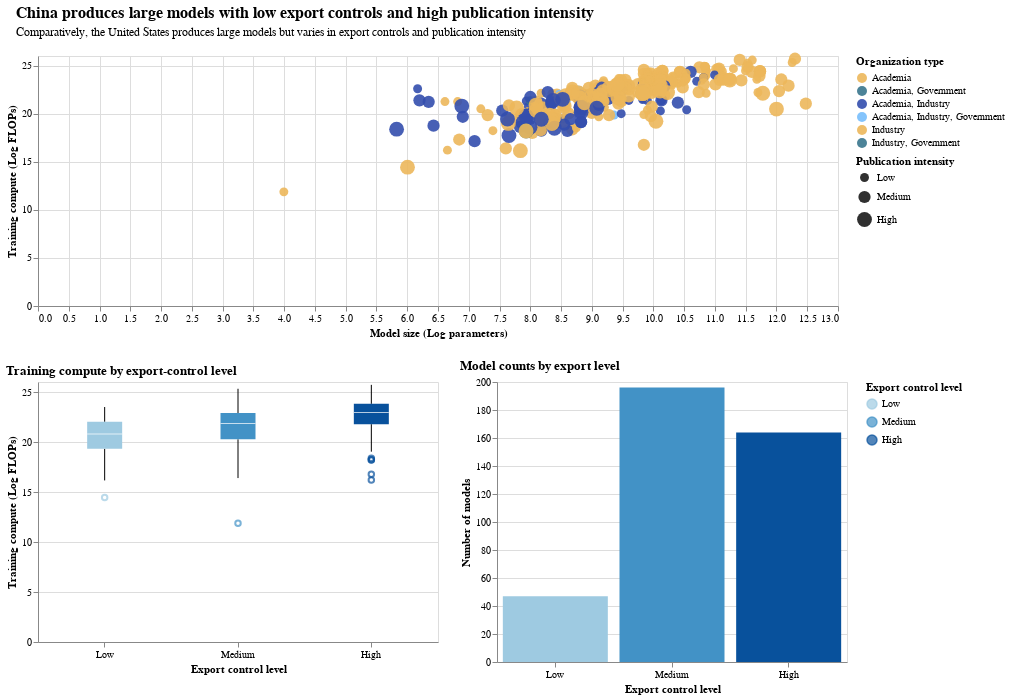

Describe this chart as a Vega-Lite specification.
### Vega-Lite specification from a JSON file in a GitHub repository (floating-point values rounded to 4 significant figures; data arrays with more than 128 entries replaced by an {"elided": "..."} marker saying what was removed)
{"config": {"view": {"continuousWidth": 300, "continuousHeight": 300}, "font": "Helvetica Neue"}, "vconcat": [{"mark": {"type": "circle"}, "encoding": {"color": {"field": "organization_categorization", "scale": {"range": ["#ECB75B", "#39758D", "#334EAD", "#77BEFC"]}, "title": "Organization type", "type": "nominal"}, "opacity": {"condition": [{"param": "param_3", "value": 0.9}], "value": 0.2}, "shape": {"field": "export_bin", "sort": ["Low", "Medium", "High"], "title": "Export control level", "type": "nominal"}, "size": {"field": "pub_bin", "scale": {"range": [80, 220]}, "sort": ["Low", "Medium", "High"], "title": "Publication intensity", "type": "nominal"}, "tooltip": [{"field": "model", "title": "Model", "type": "nominal"}, {"field": "country_first", "title": "Country", "type": "nominal"}, {"field": "organization_categorization", "title": "Org type", "type": "nominal"}, {"field": "year", "title": "Year", "type": "quantitative"}, {"field": "publication_count", "title": "Publication count", "type": "quantitative"}, {"field": "export_controls_sum", "title": "Export control score", "type": "quantitative"}, {"field": "parameters", "title": "Parameters", "type": "quantitative"}, {"field": "training_compute_(flop)", "title": "Training compute (FLOPs)", "type": "quantitative"}], "x": {"field": "log_params", "title": "Model size (Log parameters)", "type": "quantitative"}, "y": {"field": "log_compute", "title": "Training compute (Log FLOPs)", "type": "quantitative"}}, "height": 250, "name": "view_3", "transform": [{"filter": "(datum.country_first === country_param)"}], "width": 800}, {"hconcat": [{"layer": [{"mark": {"type": "boxplot", "size": 35}, "encoding": {"color": {"field": "export_bin", "scale": {"domain": ["Low", "Medium", "High"], "range": ["#9ECAE1", "#4292C6", "#08519C"]}, "sort": ["Low", "Medium", "High"], "title": "Export control level", "type": "nominal"}, "x": {"axis": {"labelAngle": 0}, "field": "export_bin", "scale": {"domain": ["Low", "Medium", "High"]}, "sort": ["Low", "Medium", "High"], "title": "Export control level", "type": "nominal"}, "y": {"field": "log_compute", "title": "Training compute (Log FLOPs)", "type": "quantitative"}}, "transform": [{"filter": "(datum.country_first === country_param)"}]}, {"mark": {"type": "circle", "opacity": 0, "size": 30}, "encoding": {"tooltip": [{"field": "model", "title": "Model", "type": "nominal"}, {"field": "organization_categorization", "title": "Organization", "type": "nominal"}, {"field": "publication_count", "title": "Publication count", "type": "quantitative"}, {"field": "export_controls_sum", "title": "Export control score", "type": "quantitative"}, {"field": "training_compute_(flop)", "title": "Training compute (FLOPs)", "type": "quantitative"}], "x": {"field": "export_bin", "sort": ["Low", "Medium", "High"], "type": "nominal"}, "y": {"field": "log_compute", "type": "quantitative"}}, "transform": [{"filter": "(datum.country_first === country_param)"}]}], "height": 260, "title": {"text": "Training compute by export-control level", "anchor": "start"}, "width": 400}, {"mark": {"type": "bar"}, "encoding": {"color": {"field": "export_bin", "scale": {"domain": ["Low", "Medium", "High"], "range": ["#9ECAE1", "#4292C6", "#08519C"]}, "type": "nominal"}, "tooltip": [{"field": "export_bin", "title": "Export level", "type": "nominal"}, {"aggregate": "count", "title": "Models in year", "type": "quantitative"}], "x": {"axis": {"labelAngle": 0}, "field": "export_bin", "sort": ["Low", "Medium", "High"], "title": "Export control level", "type": "nominal"}, "y": {"aggregate": "count", "title": "Number of models", "type": "quantitative"}}, "height": 280, "title": {"text": "Model counts by export level", "anchor": "start"}, "transform": [{"filter": "(datum.country_first === country_param)"}], "width": 350}]}], "data": {"name": "data-70b97beeb2ee88e8da0393dd2505d35a"}, "params": [{"name": "country_param", "bind": {"input": "select", "options": ["United States", "China", "Germany", "France", "United Kingdom", "Spain", "Japan"], "name": "Country: "}, "value": "United States"}, {"name": "param_3", "select": {"type": "point", "fields": ["organization_categorization"]}, "bind": "legend", "views": ["view_3"]}], "resolve": {"legend": {"size": "independent"}, "scale": {"color": "independent"}}, "title": {"text": "China produces large models with low export controls and high publication intensity", "anchor": "start", "dx": 10, "dy": -10, "fontSize": 16, "subtitle": "Comparatively, the United States produces large models but varies in export controls and publication intensity", "subtitleFontSize": 12, "subtitlePadding": 6}, "$schema": "https://vega.github.io/schema/vega-lite/v5.20.1.json", "datasets": {"data-70b97beeb2ee88e8da0393dd2505d35a": {"elided": "576 records"}}}
